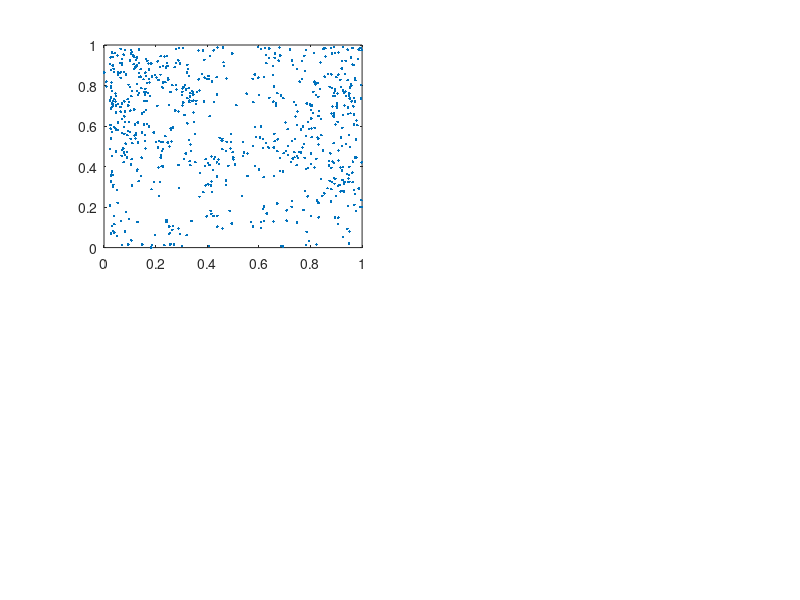

The MATLAB script that drew this image: (Note: this script raises an error after producing the figure.)
function hickory_demo

set(0,'DefaultFigureColormap',jet);
load('hickory_data.mat');
figure('outerposition',[0 0 900 900])
subplot(2,2,1);
plot(xy(:,1),xy(:,2),'.')

% create the "computational grid"
n1 = 60; n2 = 60;
x1 = linspace(0,1.0001,n1+1); x2 = linspace(-0.0001,1,n2+1);
xg = {(x1(1:n1)+x1(2:n1+1))'/2, (x2(1:n2)+x2(2:n2+1))'/2};

i = ceil((xy(:,1)-x1(1))/(x1(2)-x1(1)));
j = ceil((xy(:,2)-x2(1))/(x2(2)-x2(1)));
counts = full(sparse(i,j,1));

% setup the GP
cv = {@covProd,{{@covMask,{1,@covSEiso}},{@covMask,{2,@covSEisoU}}}};
cvGrid = {@covGrid, { @covSEiso,  @covSEisoU}, xg};
hyp0.cov = log([.1  1 .1]);
y = counts(:);

X = covGrid('expand', cvGrid{3});
Idx = (1:length(y))';
lik = {@likPoisson, 'exp'};
hyp0.mean = .5;
hyp0.lik = [];
result = zeros(3,3);

% Exact
tic
% uncomment minimize for exact recovery, which may take a while
%hyp1 = minimize(hyp0, @gp, -60, @infLaplace, @meanConst, cv, lik, X, y);
hyp1 = hyp0; hyp1.cov = log([0.0629 0.6959 0.0851]); hyp1.mean = -1.8701;
result(1,3) = toc;

% Kronecker + Fiedler
opt1.cg_maxit = 600; opt1.cg_tol = 1e-4;
inf1 = @(varargin)infLaplace(varargin{:},opt1);
tic;
hyp2 = minimize(hyp0, @gp, -60, inf1, @meanConst, cvGrid, lik, Idx, y);
result(2,3) = toc;

% Kronecker + Lanczos
opt2.cg_maxit = 600; opt2.cg_tol = 1e-4; opt2.ldB2_method = 'lancz'; 
opt2.ldB2_hutch = sign(randn(3600,5)); opt2.ldB2_maxit = 20;
inf2 = @(varargin)infLaplace(varargin{:},opt2);
tic;
hyp3 = minimize(hyp0, @gp, -60, inf2, @meanConst, cvGrid, lik, Idx, y);
result(3,3) = toc;

% Actual log-likelihood
result(1,1) = gp(hyp1, @infLaplace, @meanConst, cv, lik, X, y);
result(2,1) = gp(hyp2, @infLaplace, @meanConst, cv, lik, X, y);
result(3,1) = gp(hyp3, @infLaplace, @meanConst, cv, lik, X, y);

% and what about the likelihood we actually calculated in infGrid_Laplace,
% using the Fiedler bound and Lanczos?
result(1,2) = result(1,1);
result(2,2) = gp(hyp2, inf1, @meanConst, cvGrid, lik, Idx, y);
result(3,2) = gp(hyp3, inf2, @meanConst, cvGrid, lik, Idx, y);

% let's compare our posterior predictions--to save time, we'll use infGrid_Laplace to
% make predictions in both cases (this won't hurt the accuracy, as we explain in the paper.)
[Ef1 Varf1 fmu1 fs1 ll1] = gp(hyp1, inf1, @meanConst, cvGrid, lik, Idx, y, Idx, y);
[Ef2 Varf2 fmu2 fs2 ll2] = gp(hyp2, inf1, @meanConst, cvGrid, lik, Idx, y, Idx, y);
[Ef3 Varf3 fmu3 fs3 ll3] = gp(hyp3, inf1, @meanConst, cvGrid, lik, Idx, y, Idx, y);

subplot(2,2,2);
imagesc([0 1], [0 1], (reshape(Ef1,60,60)'));
set(gca,'YDir','normal');
colorbar; 
title('Exact');
subplot(2,2,3);
imagesc([0 1], [0 1], (reshape(Ef2,60,60)'));
set(gca,'YDir','normal');
colorbar;
title('Fiedler');
subplot(2,2,4);
imagesc([0 1], [0 1], (reshape(Ef3,60,60)'));
set(gca,'YDir','normal');
colorbar;
title('Lanczos');

T = array2table(result,'VariableNames',{'True_LogLik','Apx_LogLik','Recovery_Time'},...
    'RowNames',{'Exact','Fiedler','Lanczos'});
display(T)